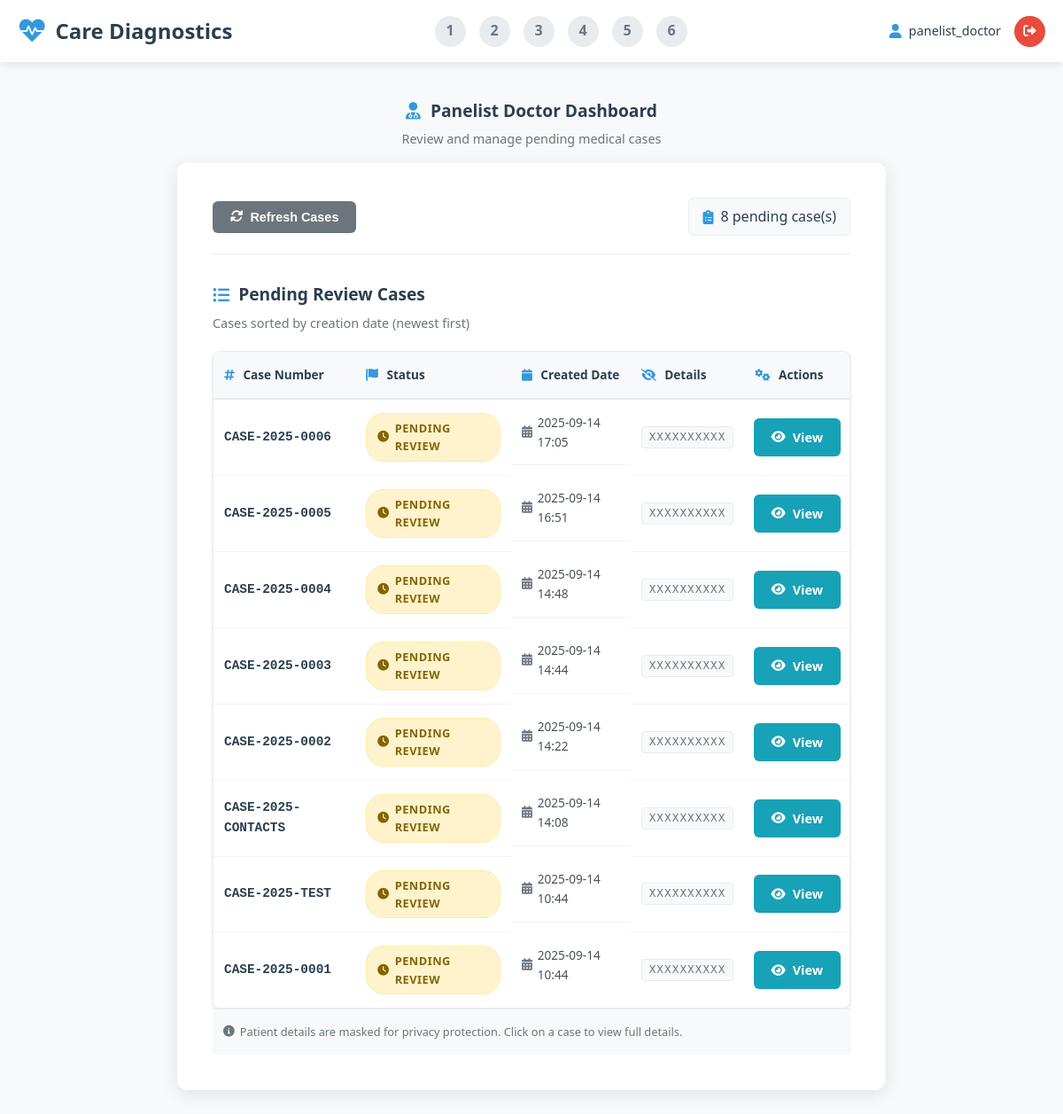
The app's page /p_step1 (signed in) with its own data.
### tables this page shows
CREATE TABLE "cases" (
                id INTEGER PRIMARY KEY,
                case_number VARCHAR(50) NOT NULL UNIQUE,
                details TEXT NOT NULL,
                status VARCHAR(100) NOT NULL,
                created_at TIMESTAMP DEFAULT CURRENT_TIMESTAMP,
                updated_at TIMESTAMP DEFAULT CURRENT_TIMESTAMP,
                panel_feedback TEXT DEFAULT '',
                modified_date DATETIME
            );

### app_new.py (the view)
@app.route('/p_step1')
@login_required
def panelist_dashboard():
    if session.get('user_type') != 'panelist_doctor':
        return redirect('/dashboard')
    try:
        connection = get_sqlite_connection()
        if connection:
            cursor = connection.cursor()
            cursor.execute("""
                SELECT case_number, status, details, created_at
                FROM cases
                WHERE status = 'pending_review'
                ORDER BY created_at DESC
            """)
            cases = cursor.fetchall()
            connection.close()
            processed_cases = []
            for case in cases:
                created_date = case[3] if case[3] else 'Unknown'
                if created_date != 'Unknown':
                    try:
                        from datetime import datetime
                        if 'T' in created_date:
                            dt = datetime.fromisoformat(created_date.replace('Z', '+00:00'))
                        else:
                            dt = datetime.strptime(created_date, '%Y-%m-%d %H:%M:%S')
                        created_date = dt.strftime('%Y-%m-%d %H:%M')
                    except:
                        created_date = str(case[3])[:16]  # Fallback to first 16 chars
                processed_cases.append({
                    'case_number': case[0],
                    'status': case[1],
                    'masked_details': 'X' * 10,  # Show only XXXXXXXXXX as requested
                    'created_date': created_date
                })
            return render_template('p_step1.html', cases=processed_cases)
        else:
            return render_template('p_step1.html', cases=[], error="Database connection failed")
    except Exception as e:
        print(f"❌ Error fetching cases for panelist: {e}")
        return render_template('p_step1.html', cases=[], error="Failed to load cases")

### app_new.py (called while the page is built)
def get_sqlite_connection():
    try:
        connection = sqlite3.connect(SQLITE_DB_PATH)
        connection.row_factory = sqlite3.Row  # Enable dict-like access
        return connection
    except Exception as e:
        print(f"❌ SQLite connection error: {e}")
        return None

def login_required(f):
    @wraps(f)
    def decorated_function(*args, **kwargs):
        if 'username' not in session:
            return redirect('/login')
        return f(*args, **kwargs)
    return decorated_function

### templates/p_step1.html (shortened to what this page needs)
{% extends "base.html" %}
{% block content %}
<div class="step-container">
    <div class="step-header">
        <h2><i class="fas fa-user-md"></i> Panelist Doctor Dashboard</h2>
        <p>Review and manage pending medical cases</p>
    </div>
    <div class="form-container">
        <div class="dashboard-actions">
            <button onclick="location.reload()" class="btn btn-secondary">
                <i class="fas fa-sync-alt"></i>
                Refresh Cases
            </button>
            <div class="case-stats">
                {% if cases %}
                <span class="stat-item">
                    <i class="fas fa-clipboard-list"></i>
                    {{ cases|length }} pending case(s)
                </span>
                {% endif %}
            </div>
        </div>
        {% if cases %}
        <div class="cases-section">
            <div class="section-header">
                <h3><i class="fas fa-list-ul"></i> Pending Review Cases</h3>
                <p>Cases sorted by creation date (newest first)</p>
            </div>
            <div class="table-container">
                <table class="data-table">
                    <thead>
                        <tr>
                            <th><i class="fas fa-hashtag"></i> Case Number</th>
                            <th><i class="fas fa-flag"></i> Status</th>
                            <th><i class="fas fa-calendar"></i> Created Date</th>
                            <th><i class="fas fa-eye-slash"></i> Details</th>
                            <th><i class="fas fa-cogs"></i> Actions</th>
                        </tr>
                    </thead>
                    <tbody>
                        {% for case in cases %}
                        <tr class="case-row">
                            <td class="case-number">
                                <strong>{{ case.case_number }}</strong>
                            </td>
                            <td>
                                <span class="status-badge status-pending">
                                    <i class="fas fa-clock"></i>
                                    {{ case.status.replace('_', ' ').title() }}
                                </span>
                            </td>
                            <td class="created-date">
                                <i class="fas fa-calendar-alt"></i>
                                {{ case.created_date }}
                            </td>
                            <td class="masked-details">
                                <code>{{ case.masked_details }}</code>
                            </td>
                            <td class="actions-cell">
                                <a href="{{ url_for('view_case_details', case_number=case.case_number) }}"
                                   class="btn btn-view"
                                   title="View Case Details">
                                    <i class="fas fa-eye"></i>
                                    View
                                </a>
                            </td>
                        </tr>
                        {% endfor %}
                    </tbody>
                </table>
            </div>
            <div class="table-footer">
                <small class="text-muted">
                    <i class="fas fa-info-circle"></i>
                    Patient details are masked for privacy protection. Click on a case to view full details.
                </small>
            </div>
        </div>
        {% endif %}
    </div>
</div>
{% endblock %}

### templates/base.html (shortened to what this page needs)
<!DOCTYPE html>
<html lang="en">
<head>
    <link href="https://cdnjs.cloudflare.com/ajax/libs/font-awesome/6.0.0/css/all.min.css" rel="stylesheet">
    <link href="{{ url_for('static', filename='css/style.css') }}" rel="stylesheet">
</head>
<body>
    <nav class="navbar">
        <div class="nav-container">
            <div class="nav-brand">
                <i class="fas fa-heartbeat"></i>
                <span>Care Diagnostics</span>
            </div>
            <div class="nav-progress" id="progress-bar">
                {% set current = current_step or request.endpoint %}
                <div class="progress-step {% if current == 'step1' or current == 'index' %}active{% elif current in ['step2', 'step3', 'step4', 'step5', 'step6'] %}completed{% endif %}" onclick="navigateToStep(1)">1</div>
                <div class="progress-step {% if current == 'step2' %}active{% elif current in ['step3', 'step4', 'step5', 'step6'] %}completed{% endif %}" onclick="navigateToStep(2)">2</div>
                <div class="progress-step {% if current == 'step3' %}active{% elif current in ['step4', 'step5', 'step6'] %}completed{% endif %}" onclick="navigateToStep(3)">3</div>
                <div class="progress-step {% if current == 'step4' %}active{% elif current in ['step5', 'step6'] %}completed{% endif %}" onclick="navigateToStep(4)">4</div>
                <div class="progress-step {% if current == 'step5' %}active{% elif current in ['step6'] %}completed{% endif %}" onclick="navigateToStep(5)">5</div>
                <div class="progress-step {% if current == 'step6' %}active{% endif %}" onclick="navigateToStep(6)">6</div>
            </div>
            <div class="nav-user">
                <div class="user-info">
                    <i class="fas fa-user"></i>
                    <span>{{ session.username or 'Guest' }}</span>
                </div>
                <form method="POST" action="{{ url_for('logout') }}" style="display: inline;">
                    <button type="submit" class="btn-logout" title="Logout">
                        <i class="fas fa-sign-out-alt"></i>
                    </button>
                </form>
            </div>
        </div>
    </nav>
    <main class="main-content">
        {% block content %}{% endblock %}
    </main>
</body>
</html>

### templates/p_step1.html (style rules this page uses)
.dashboard-actions { display: flex; justify-content: space-between; align-items: center; margin-bottom: 30px; padding-bottom: 20px; border-bottom: 1px solid #e9ecef; }
.case-stats { display: flex; gap: 20px; }
.stat-item { display: flex; align-items: center; gap: 8px; color: #2c3e50; font-weight: 500; background: #f8f9fa; padding: 8px 15px; border-radius: 6px; border: 1px solid #e9ecef; }
.stat-item i { color: #3498db; }
.cases-section { margin-top: 20px; }
.section-header { margin-bottom: 20px; }
.section-header h3 { color: #2c3e50; margin-bottom: 5px; font-size: 1.2rem; display: flex; align-items: center; gap: 10px; }
.section-header h3 i { color: #3498db; }
.section-header p { color: #6c757d; font-size: 0.9rem; margin: 0; }
.table-container { background: white; border-radius: 8px; overflow: hidden; box-shadow: 0 2px 4px rgba(0,0,0,0.1); border: 1px solid #e9ecef; }
.data-table { width: 100%; border-collapse: collapse; font-size: 0.9rem; }
.data-table th { background: #f8f9fa; color: #2c3e50; padding: 15px 12px; text-align: left; font-weight: 600; border-bottom: 2px solid #e9ecef; font-size: 0.85rem; }
.data-table th i { color: #3498db; margin-right: 6px; }
.data-table td { padding: 15px 12px; border-bottom: 1px solid #f1f3f4; vertical-align: middle; }
.case-row:last-child td { border-bottom: none; }
.case-number { font-family: 'Courier New', monospace; color: #2c3e50; }
.case-number strong { font-weight: 700; }
.status-badge { display: inline-flex; align-items: center; gap: 6px; padding: 6px 12px; border-radius: 20px; font-size: 0.8rem; font-weight: 600; text-transform: uppercase; letter-spacing: 0.5px; }
.status-pending { background: #fff3cd; color: #856404; border: 1px solid #ffeaa7; }
.created-date { color: #495057; font-size: 0.85rem; display: flex; align-items: center; gap: 6px; }
.created-date i { color: #6c757d; }
.masked-details { font-family: 'Courier New', monospace; color: #6c757d; }
.masked-details code { background: #f8f9fa; padding: 4px 8px; border-radius: 4px; border: 1px solid #e9ecef; font-size: 0.8rem; letter-spacing: 1px; }
.actions-cell { text-align: center; padding: 10px !important; }
.btn-view { background: #17a2b8; color: white; padding: 6px 12px; border-radius: 4px; text-decoration: none; font-size: 0.8rem; font-weight: 500; transition: all 0.3s ease; display: inline-flex; align-items: center; gap: 5px; }
.table-footer { padding: 15px 12px; background: #f8f9fa; border-top: 1px solid #e9ecef; }
.text-muted { color: #6c757d !important; font-size: 0.8rem; display: flex; align-items: center; gap: 6px; }
.btn { display: inline-flex; align-items: center; gap: 8px; padding: 10px 20px; border: none; border-radius: 6px; font-weight: 600; font-size: 0.9rem; cursor: pointer; transition: all 0.3s ease; text-decoration: none; }
.btn-secondary { background: #6c757d; color: white; }

### records on screen
cases: case_number "CASE-2025-0006", status.replace "PENDING REVIEW", created_date "2025-09-14 17:05", masked_details "XXXXXXXXXX"
cases: case_number "CASE-2025-0005", status.replace "PENDING REVIEW", created_date "2025-09-14 16:51", masked_details "XXXXXXXXXX"
cases: case_number "CASE-2025-0004", status.replace "PENDING REVIEW", created_date "2025-09-14 14:48", masked_details "XXXXXXXXXX"
cases: case_number "CASE-2025-0003", status.replace "PENDING REVIEW", created_date "2025-09-14 14:44", masked_details "XXXXXXXXXX"
cases: case_number "CASE-2025-0002", status.replace "PENDING REVIEW", created_date "2025-09-14 14:22", masked_details "XXXXXXXXXX"
cases: case_number "CASE-2025-CONTACTS", status.replace "PENDING REVIEW", created_date "2025-09-14 14:08", masked_details "XXXXXXXXXX"
cases: case_number "CASE-2025-TEST", status.replace "PENDING REVIEW", created_date "2025-09-14 10:44", masked_details "XXXXXXXXXX"
cases: case_number "CASE-2025-0001", status.replace "PENDING REVIEW", created_date "2025-09-14 10:44", masked_details "XXXXXXXXXX"

### other values on screen
{{ session.username or 'Guest' }} "panelist_doctor"
{{ cases|length }} "8"
